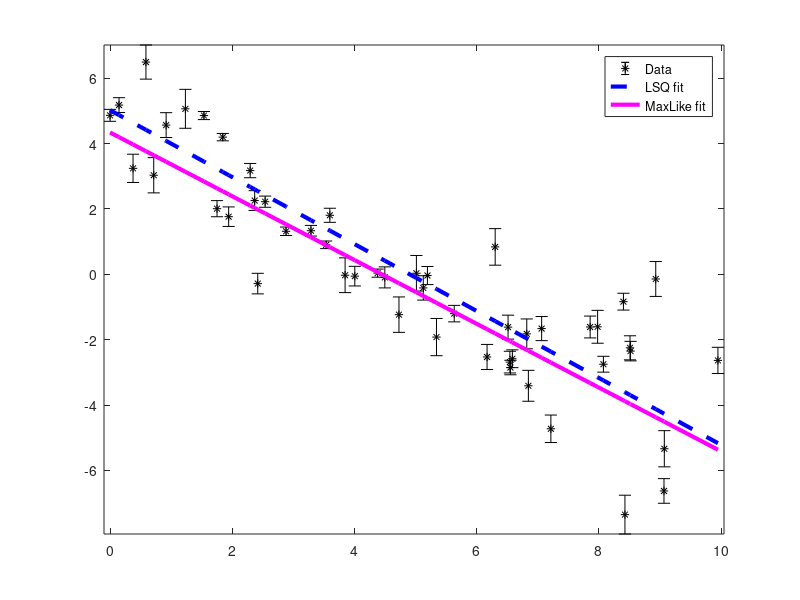

Source code (MATLAB): (Note: this script raises an error after producing the figure.)
%% Fitting a line
%
% This demo follows the linefit example of EMCEE for python. 
% See full description here: http://dan.iel.fm/emcee/current/user/line/
% 
%

addpath ..  %first we add the path of the toolbox folder 

%% Generate synthetic data
%
% First we generate some noisy data which falls on a line. We know the true
% parameters of the line and the parameters of the noise added to the
% observations.
% 
% In this surrogate data there are two sources of uncertainty. One source
% with known variance (yerr), and another multiplicative uncertainty with 
% unknown variance. 


% This is the true model parameters used to generate the noise 
m_true = [-0.9594;4.294;log(0.534)]

N = 50;
x = sort(10*rand(1,N)); 
yerr = 0.1+0.5*rand(1,N);
y = m_true(1)*x+m_true(2);
y = y + abs(exp(m_true(3))*y) .* randn(1,N);
y = y + yerr .* randn(1,N);


close all %close all figures 
errorbar(x,y,yerr,'k*');
axis tight



%% Least squares fit
% 
% lscov can be used to fit a straight line to the data assuming that the 
% errors in yerr are correct. Notice how this results in very optimistic
% uncertainties on the slope and intercept. This is because this method
% only accounts for the known source of error. 
%

[m_lsq,sigma_mlsq,MSE]=lscov([x;ones(size(x))]',y',diag(yerr.^2));
sigma_m_lsq=sigma_mlsq/sqrt(MSE); %see help on lscov
m_lsq
sigma_m_lsq

hold on
plot(x,polyval(m_lsq,x),'b--','linewidth',3)


%% Maximum likelihood estimate
%
% We define a likelihood function consistent with how the data was generated, and 
% then we use fminsearch to find the max-likelihood fit of the model to the data. 
%

% First we define a helper function equivalent to calling log(normpdf(x,mu,sigma))
% but has higher precision because it avoids truncation errors associated with calling 
% log(exp(xxx)).
lognormpdf=@(x,mu,sigma)-0.5*((x-mu)./sigma).^2  -log(sqrt(2*pi).*sigma);

forwardmodel=@(m)m(1)*x + m(2);
variancemodel=@(m) yerr.^2 + (forwardmodel(m)*exp(m(3))).^2;

logLike=@(m)sum(lognormpdf(y,forwardmodel(m),sqrt(variancemodel(m))));


m_best=fminsearch(@(m)-logLike(m),[polyfit(x,y,1) 0]')

hold on
plot(x,forwardmodel(m_best),'m','linewidth',3)

legend('Data','LSQ fit','MaxLike fit')

%% prior information
%
% Here we formulate our prior knowledge about the model parameters. Here we use 
% flat priors within a strict range for each of the 3 model parameters. 
%

logprior =@(m) log( double((m(1)>-5)&&(m(1)<0.5) && (m(2)>0)&&(m(2)<10) && (m(3)>-10)&&(m(3)<1)) );

%% Find the posterior distribution using GWMCMC
%
% Now we apply the MCMC hammer to draw samples from the posterior.
%
%

% first we initialize the ensemble of walkers in a small gaussian ball 
% around the max-likelihood estimate. 
minit=bsxfun(@plus,m_best,randn(3,100)*0.01);

% Apply the hammer:
tic
m=gwmcmc(minit,{logprior logLike},100000,'ThinChain',5);
toc

%todo: more diagnostic plots. 

% TRACE plot


m(:,:,1:end*.2)=[]; %crop 20% to get rid of burn-in. 

figure
[C,lags,ESS]=eacorr(m);
plot(lags,C,'.-',lags([1 end]),[0 0],'k');
grid on
xlabel('lags')
ylabel('autocorrelation');
text(1,0,sprintf('ESS: %.0f',ceil(mean(ESS))),'verticalalignment','top')
title('Markov Chain auto correlation')


figure

m=m(:,:)'; %flatten the chain

%plot 100 samples...
for kk=1:100
    r=ceil(rand*size(m,1));
    h=plot(x,forwardmodel(m(r,:)),'color',[1 .8 1]*.9);
    hold on
end
h(2)=errorbar(x,y,yerr,'k*');
h(3)=plot(x,forwardmodel(median(m)),'m','linewidth',3);
h(4)=plot(x,forwardmodel(m_lsq),'b--','linewidth',3);
h(5)=plot(x,forwardmodel(m_true),'r','linewidth',3);



axis tight

legend(h,'samples from posterior','Data','GWMCMC median','LSQ fit','Truth')

